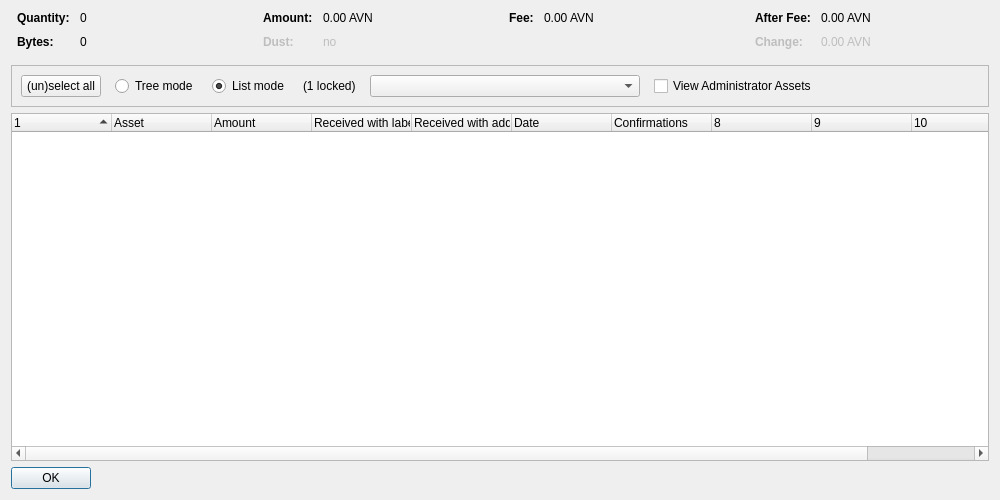
<?xml version="1.0" encoding="UTF-8"?>
<ui version="4.0">
 <class>AssetControlDialog</class>
 <widget class="QDialog" name="AssetControlDialog">
  <property name="geometry">
   <rect>
    <x>0</x>
    <y>0</y>
    <width>1000</width>
    <height>500</height>
   </rect>
  </property>
  <property name="windowTitle">
   <string>Asset Selection</string>
  </property>
  <layout class="QVBoxLayout" name="verticalLayout">
   <item>
    <layout class="QHBoxLayout" name="horizontalLayoutTop" stretch="0,0,0,0">
     <property name="topMargin">
      <number>0</number>
     </property>
     <property name="bottomMargin">
      <number>10</number>
     </property>
     <item>
      <layout class="QFormLayout" name="formLayoutAssetControl1">
       <property name="horizontalSpacing">
        <number>10</number>
       </property>
       <property name="verticalSpacing">
        <number>10</number>
       </property>
       <property name="leftMargin">
        <number>6</number>
       </property>
       <property name="rightMargin">
        <number>6</number>
       </property>
       <item row="0" column="0">
        <widget class="QLabel" name="labelAssetControlQuantityText">
         <property name="font">
          <font>
           <weight>75</weight>
           <bold>true</bold>
          </font>
         </property>
         <property name="text">
          <string>Quantity:</string>
         </property>
        </widget>
       </item>
       <item row="0" column="1">
        <widget class="QLabel" name="labelAssetControlQuantity">
         <property name="cursor">
          <cursorShape>IBeamCursor</cursorShape>
         </property>
         <property name="contextMenuPolicy">
          <enum>Qt::ActionsContextMenu</enum>
         </property>
         <property name="text">
          <string notr="true">0</string>
         </property>
         <property name="textInteractionFlags">
          <set>Qt::LinksAccessibleByMouse|Qt::TextSelectableByKeyboard|Qt::TextSelectableByMouse</set>
         </property>
        </widget>
       </item>
       <item row="1" column="0">
        <widget class="QLabel" name="labelAssetControlBytesText">
         <property name="font">
          <font>
           <weight>75</weight>
           <bold>true</bold>
          </font>
         </property>
         <property name="text">
          <string>Bytes:</string>
         </property>
        </widget>
       </item>
       <item row="1" column="1">
        <widget class="QLabel" name="labelAssetControlBytes">
         <property name="cursor">
          <cursorShape>IBeamCursor</cursorShape>
         </property>
         <property name="contextMenuPolicy">
          <enum>Qt::ActionsContextMenu</enum>
         </property>
         <property name="text">
          <string notr="true">0</string>
         </property>
         <property name="textInteractionFlags">
          <set>Qt::LinksAccessibleByMouse|Qt::TextSelectableByKeyboard|Qt::TextSelectableByMouse</set>
         </property>
        </widget>
       </item>
      </layout>
     </item>
     <item>
      <layout class="QFormLayout" name="formLayoutAssetControl2">
       <property name="horizontalSpacing">
        <number>10</number>
       </property>
       <property name="verticalSpacing">
        <number>10</number>
       </property>
       <property name="leftMargin">
        <number>6</number>
       </property>
       <property name="rightMargin">
        <number>6</number>
       </property>
       <item row="0" column="0">
        <widget class="QLabel" name="labelAssetControlAmountText">
         <property name="font">
          <font>
           <weight>75</weight>
           <bold>true</bold>
          </font>
         </property>
         <property name="text">
          <string>Amount:</string>
         </property>
        </widget>
       </item>
       <item row="0" column="1">
        <widget class="QLabel" name="labelAssetControlAmount">
         <property name="cursor">
          <cursorShape>IBeamCursor</cursorShape>
         </property>
         <property name="contextMenuPolicy">
          <enum>Qt::ActionsContextMenu</enum>
         </property>
         <property name="text">
          <string notr="true">0.00 AVN</string>
         </property>
         <property name="textInteractionFlags">
          <set>Qt::LinksAccessibleByMouse|Qt::TextSelectableByKeyboard|Qt::TextSelectableByMouse</set>
         </property>
        </widget>
       </item>
       <item row="1" column="0">
        <widget class="QLabel" name="labelAssetControlLowOutputText">
         <property name="enabled">
          <bool>false</bool>
         </property>
         <property name="font">
          <font>
           <weight>75</weight>
           <bold>true</bold>
          </font>
         </property>
         <property name="text">
          <string>Dust:</string>
         </property>
        </widget>
       </item>
       <item row="1" column="1">
        <widget class="QLabel" name="labelAssetControlLowOutput">
         <property name="enabled">
          <bool>false</bool>
         </property>
         <property name="cursor">
          <cursorShape>IBeamCursor</cursorShape>
         </property>
         <property name="contextMenuPolicy">
          <enum>Qt::ActionsContextMenu</enum>
         </property>
         <property name="text">
          <string notr="true">no</string>
         </property>
         <property name="textInteractionFlags">
          <set>Qt::LinksAccessibleByMouse|Qt::TextSelectableByKeyboard|Qt::TextSelectableByMouse</set>
         </property>
        </widget>
       </item>
      </layout>
     </item>
     <item>
      <layout class="QFormLayout" name="formLayoutAssetControl3">
       <property name="horizontalSpacing">
        <number>10</number>
       </property>
       <property name="verticalSpacing">
        <number>10</number>
       </property>
       <property name="leftMargin">
        <number>6</number>
       </property>
       <property name="rightMargin">
        <number>6</number>
       </property>
       <item row="0" column="0">
        <widget class="QLabel" name="labelAssetControlFeeText">
         <property name="font">
          <font>
           <weight>75</weight>
           <bold>true</bold>
          </font>
         </property>
         <property name="text">
          <string>Fee:</string>
         </property>
        </widget>
       </item>
       <item row="0" column="1">
        <widget class="QLabel" name="labelAssetControlFee">
         <property name="cursor">
          <cursorShape>IBeamCursor</cursorShape>
         </property>
         <property name="contextMenuPolicy">
          <enum>Qt::ActionsContextMenu</enum>
         </property>
         <property name="text">
          <string notr="true">0.00 AVN</string>
         </property>
         <property name="textInteractionFlags">
          <set>Qt::LinksAccessibleByMouse|Qt::TextSelectableByKeyboard|Qt::TextSelectableByMouse</set>
         </property>
        </widget>
       </item>
      </layout>
     </item>
     <item>
      <layout class="QFormLayout" name="formLayoutAssetControl4">
       <property name="horizontalSpacing">
        <number>10</number>
       </property>
       <property name="verticalSpacing">
        <number>10</number>
       </property>
       <property name="leftMargin">
        <number>6</number>
       </property>
       <property name="rightMargin">
        <number>6</number>
       </property>
       <item row="0" column="0">
        <widget class="QLabel" name="labelAssetControlAfterFeeText">
         <property name="font">
          <font>
           <weight>75</weight>
           <bold>true</bold>
          </font>
         </property>
         <property name="text">
          <string>After Fee:</string>
         </property>
        </widget>
       </item>
       <item row="0" column="1">
        <widget class="QLabel" name="labelAssetControlAfterFee">
         <property name="cursor">
          <cursorShape>IBeamCursor</cursorShape>
         </property>
         <property name="contextMenuPolicy">
          <enum>Qt::ActionsContextMenu</enum>
         </property>
         <property name="text">
          <string notr="true">0.00 AVN</string>
         </property>
         <property name="textInteractionFlags">
          <set>Qt::LinksAccessibleByMouse|Qt::TextSelectableByKeyboard|Qt::TextSelectableByMouse</set>
         </property>
        </widget>
       </item>
       <item row="1" column="0">
        <widget class="QLabel" name="labelAssetControlChangeText">
         <property name="enabled">
          <bool>false</bool>
         </property>
         <property name="font">
          <font>
           <weight>75</weight>
           <bold>true</bold>
          </font>
         </property>
         <property name="text">
          <string>Change:</string>
         </property>
        </widget>
       </item>
       <item row="1" column="1">
        <widget class="QLabel" name="labelAssetControlChange">
         <property name="enabled">
          <bool>false</bool>
         </property>
         <property name="cursor">
          <cursorShape>IBeamCursor</cursorShape>
         </property>
         <property name="contextMenuPolicy">
          <enum>Qt::ActionsContextMenu</enum>
         </property>
         <property name="text">
          <string notr="true">0.00 AVN</string>
         </property>
         <property name="textInteractionFlags">
          <set>Qt::LinksAccessibleByMouse|Qt::TextSelectableByKeyboard|Qt::TextSelectableByMouse</set>
         </property>
        </widget>
       </item>
      </layout>
     </item>
    </layout>
   </item>
   <item>
    <widget class="QFrame" name="frame">
     <property name="minimumSize">
      <size>
       <width>0</width>
       <height>40</height>
      </size>
     </property>
     <property name="frameShape">
      <enum>QFrame::StyledPanel</enum>
     </property>
     <property name="frameShadow">
      <enum>QFrame::Sunken</enum>
     </property>
     <layout class="QHBoxLayout" name="horizontalLayout">
      <item>
       <layout class="QHBoxLayout" name="horizontalLayoutPanel" stretch="0,0,0,0,0,0,0">
        <property name="spacing">
         <number>14</number>
        </property>
        <item>
         <widget class="QPushButton" name="pushButtonSelectAll">
          <property name="sizePolicy">
           <sizepolicy hsizetype="Maximum" vsizetype="Fixed">
            <horstretch>0</horstretch>
            <verstretch>0</verstretch>
           </sizepolicy>
          </property>
          <property name="text">
           <string>(un)select all</string>
          </property>
          <property name="autoDefault">
           <bool>false</bool>
          </property>
         </widget>
        </item>
        <item>
         <widget class="QRadioButton" name="radioTreeMode">
          <property name="sizePolicy">
           <sizepolicy hsizetype="Maximum" vsizetype="Fixed">
            <horstretch>0</horstretch>
            <verstretch>0</verstretch>
           </sizepolicy>
          </property>
          <property name="text">
           <string>Tree mode</string>
          </property>
         </widget>
        </item>
        <item>
         <widget class="QRadioButton" name="radioListMode">
          <property name="sizePolicy">
           <sizepolicy hsizetype="Maximum" vsizetype="Fixed">
            <horstretch>0</horstretch>
            <verstretch>0</verstretch>
           </sizepolicy>
          </property>
          <property name="text">
           <string>List mode</string>
          </property>
          <property name="checked">
           <bool>true</bool>
          </property>
         </widget>
        </item>
        <item>
         <widget class="QLabel" name="labelLocked">
          <property name="text">
           <string notr="true">(1 locked)</string>
          </property>
         </widget>
        </item>
        <item>
         <widget class="QComboBox" name="assetList">
          <property name="minimumContentsLength">
           <number>30</number>
          </property>
         </widget>
        </item>
        <item>
         <widget class="QCheckBox" name="viewAdministrator">
          <property name="toolTip">
           <string>View assets that you have the ownership asset for</string>
          </property>
          <property name="text">
           <string>View Administrator Assets</string>
          </property>
         </widget>
        </item>
        <item>
         <spacer name="horizontalSpacer">
          <property name="orientation">
           <enum>Qt::Horizontal</enum>
          </property>
          <property name="sizeHint" stdset="0">
           <size>
            <width>40</width>
            <height>20</height>
           </size>
          </property>
         </spacer>
        </item>
       </layout>
      </item>
     </layout>
    </widget>
   </item>
   <item>
    <widget class="AssetControlTreeWidget" name="treeWidget">
     <property name="contextMenuPolicy">
      <enum>Qt::CustomContextMenu</enum>
     </property>
     <property name="sortingEnabled">
      <bool>false</bool>
     </property>
     <property name="columnCount">
      <number>11</number>
     </property>
     <attribute name="headerShowSortIndicator" stdset="0">
      <bool>true</bool>
     </attribute>
     <attribute name="headerStretchLastSection">
      <bool>false</bool>
     </attribute>
     <column>
      <property name="text">
       <string/>
      </property>
     </column>
     <column>
      <property name="text">
       <string>Asset</string>
      </property>
     </column>
     <column>
      <property name="text">
       <string>Amount</string>
      </property>
     </column>
     <column>
      <property name="text">
       <string>Received with label</string>
      </property>
     </column>
     <column>
      <property name="text">
       <string>Received with address</string>
      </property>
     </column>
     <column>
      <property name="text">
       <string>Date</string>
      </property>
     </column>
     <column>
      <property name="text">
       <string>Confirmations</string>
      </property>
      <property name="toolTip">
       <string>Confirmed</string>
      </property>
     </column>
     <column>
      <property name="text">
       <string/>
      </property>
     </column>
     <column>
      <property name="text">
       <string/>
      </property>
     </column>
     <column>
      <property name="text">
       <string/>
      </property>
     </column>
     <column>
      <property name="text">
       <string/>
      </property>
     </column>
    </widget>
   </item>
   <item>
    <widget class="QDialogButtonBox" name="buttonBox">
     <property name="sizePolicy">
      <sizepolicy hsizetype="Maximum" vsizetype="Fixed">
       <horstretch>0</horstretch>
       <verstretch>0</verstretch>
      </sizepolicy>
     </property>
     <property name="orientation">
      <enum>Qt::Horizontal</enum>
     </property>
     <property name="standardButtons">
      <set>QDialogButtonBox::Ok</set>
     </property>
    </widget>
   </item>
  </layout>
 </widget>
 <customwidgets>
  <customwidget>
   <class>AssetControlTreeWidget</class>
   <extends>QTreeWidget</extends>
   <header location="global">assetcontroltreewidget.h</header>
  </customwidget>
 </customwidgets>
 <resources/>
 <connections/>
</ui>
